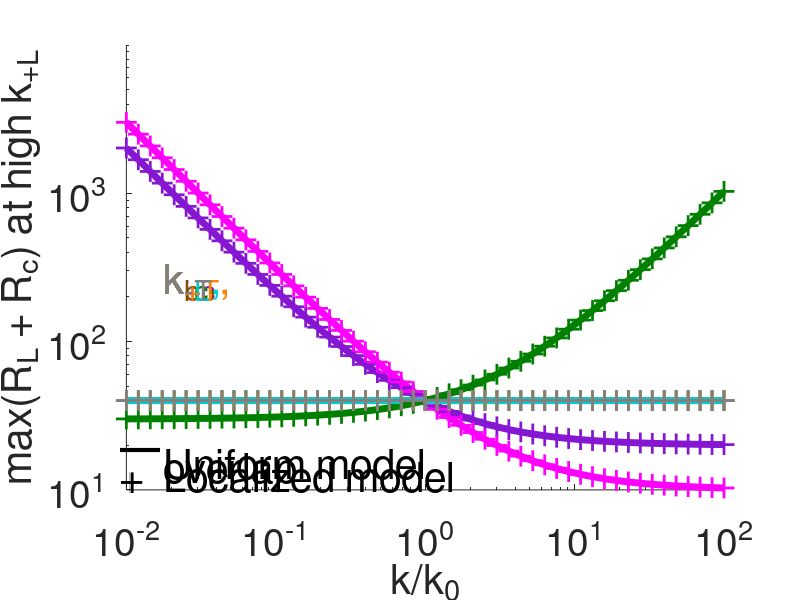

Reproduce this figure in MATLAB.
clc
clear 
close all

% Steady state panel C
%-------------------------------------------%

% define  model equations:

R_func = @(kp,kbi,kL,kL_neg,kc,kc_neg,ki) kp ./(((kL.*kL_neg) ./ (((kc.*kc_neg) ./ (kc_neg+ki)) -kL_neg - kc))+kbi+kL);
RL_func = @(R,kL,kL_neg,ki,kc,kc_neg) (R.*-kL) ./ (((kc.*kc_neg) ./ (kc_neg+ki)) -kL_neg - kc);
Rc_func = @(kc,kc_neg,ki,RL) (kc.*RL) ./(kc_neg+ki);

% Do for uniform model first 

% do kc max and half

clear kp kT kT_neg kc kc_neg ki kLT kL_neg kbi kL;

kc_0 = 0.1;
kc_vals = kc_0*logspace(-2,2,51);
for i=1:length(kc_vals)
    kp = 1;
    kc =  kc_vals(i);
    kc_neg = 0.05; 
    ki = 0.05;  
    kL_neg = 0.05; 
    kbi = 1*(3*10^-4); 
    kL = logspace(-5,5,501);
    
    R = R_func(kp,kbi,kL,kL_neg,kc,kc_neg,ki);
    RL = RL_func(R,kL,kL_neg,ki,kc,kc_neg);
    Rc = Rc_func(kc,kc_neg,ki,RL);
    
    maxsignal(i) = max(RL+Rc);
end

maxsignal_kc = maxsignal;


% do kcneg max and half

clear kp kT kT_neg kc kc_neg ki kLT kL_neg kbi kL;

kcneg_0 = 0.05;
kcneg_vals = kcneg_0*logspace(-2,2,51);
for i=1:length(kcneg_vals)
    kp = 1;
    kc =  kc_0;
    kc_neg = kcneg_vals(i);
    ki = 0.05; 
    kL_neg = 0.05;
    kbi = 1*(3*10^-4);
    kL = logspace(-5,5,501);
    
    R = R_func(kp,kbi,kL,kL_neg,kc,kc_neg,ki);
    RL = RL_func(R,kL,kL_neg,ki,kc,kc_neg);
    Rc = Rc_func(kc,kc_neg,ki,RL);
    
    maxsignal(i) = max(RL+Rc);
    
end

maxsignal_kcneg = maxsignal;


% do ki max and half

clear kp kT kT_neg kc kc_neg ki kLT kL_neg kbi kL;

ki_0 = 0.05;
ki_vals = ki_0*logspace(-2,2,51);
for i=1:length(ki_vals)
    kp = 1;
    kc =  kc_0;
    kc_neg = kcneg_0;
    ki = ki_vals(i); 
    kL_neg = 0.05; 
    kbi = 1*(3*10^-4);
    kL = logspace(-5,5,501);
    
    R = R_func(kp,kbi,kL,kL_neg,kc,kc_neg,ki);
    RL = RL_func(R,kL,kL_neg,ki,kc,kc_neg);
    Rc = Rc_func(kc,kc_neg,ki,RL);
    
    maxsignal(i) = max(RL+Rc);
end

maxsignal_ki = maxsignal;

% do kbi max and half

clear kp kT kT_neg kc kc_neg ki kLT kL_neg kbi kL;

kbi_0 = 3*10^-4;
kbi_vals = kbi_0*logspace(-2,2,51);
for i=1:length(kbi_vals)
    kp = 1;
    kc =  kc_0;
    kc_neg = kcneg_0;
    ki = ki_0; 
    kL_neg = 0.05; 
    kbi = kbi_vals(i);
    kL =logspace(-5,5,501);
    
    R = R_func(kp,kbi,kL,kL_neg,kc,kc_neg,ki);
    RL = RL_func(R,kL,kL_neg,ki,kc,kc_neg);
    Rc = Rc_func(kc,kc_neg,ki,RL);
    
    maxsignal(i) = max(RL+Rc);
end

maxsignal_kbi = maxsignal;

% do kLneg max and half

clear kp kT kT_neg kc kc_neg ki kLT kL_neg kbi kL;

kLneg_0 = 0.05;
kLneg_vals = kLneg_0*logspace(-2,2,51);
for i=1:length(kLneg_vals)
    kp = 1;
    kc =  kc_0;
    kc_neg = kcneg_0;
    ki = ki_0;  
    kL_neg = kLneg_vals(i); 
    kbi = kbi_0; %1/s
    kL = logspace(-5,5,501);
    
    R = R_func(kp,kbi,kL,kL_neg,kc,kc_neg,ki);
    RL = RL_func(R,kL,kL_neg,ki,kc,kc_neg);
    Rc = Rc_func(kc,kc_neg,ki,RL);
    
    maxsignal(i) = max(RL+Rc);
end

maxsignal_kLneg = maxsignal;


figure(1)
loglog(kc_vals/kc_0,maxsignal_kc,'-','color',[0.5210 0.0860 0.8190],'linewidth',5);
hold on
loglog(kcneg_vals/kcneg_0,maxsignal_kcneg,'-','color',[0 0.5 0],'linewidth',5);
loglog(ki_vals/ki_0,maxsignal_ki,'m','linewidth',5);
loglog(kbi_vals/kbi_0,maxsignal_kbi,'-','color',[0.5 0.3 0],'linewidth',5);
loglog(kLneg_vals/kLneg_0,maxsignal_kLneg,'-','color',[0, 0.8078, 0.8235],'linewidth',5);
set(gca','fontsize',14)
xlabel('k/k0','fontsize',16);
ylabel('max(R_L + R_c) at high k_{+L}','fontsize',16);


%----------------------%

clear R RL Rc kp kc kc_neg kL kL_neg ki kbi

% Do for localized model

% define localized model equations
% 
R_func = @(kp,kbi,kT,kL,kT_neg,kLT,kL_neg,kc,kc_neg,ki) kp ./(kbi + kT + kL - ((kT_neg.*kT)./(kT_neg+kLT)) + ((kL_neg .*(((kLT.*kT) ./ (kT_neg+kLT)) +kL) ./ (((kc.*kc_neg) ./ (kc_neg+ki)) -kL_neg - kc))));
T_func = @(R,kT,kT_neg,kLT) (kT.*R) ./ (kT_neg+kLT);
RL_func = @(R,kT,kT_neg, kLT,kL,kL_neg,ki,kc,kc_neg) -R.*(((kLT.*kT) ./ (kT_neg+kLT)) +kL)./ (((kc.*kc_neg) ./ (kc_neg+ki)) -kL_neg - kc);
Rc_func = @(kc,kc_neg,ki,RL) (kc.*RL) ./(kc_neg+ki);



% do kc max and half

clear kp kT kT_neg kc kc_neg ki kLT kL_neg kbi kL;

kc_0 = 0.1;
kc_vals = kc_0*logspace(-2,2,51);
for i=1:length(kc_vals)
    kp = 1;
    kT = (1/30); 
    kT_neg = 0.12;
    kc =  kc_vals(i); 
    kc_neg = 0.05; 
    ki = 0.05;  
    kLT = logspace(-5,5,501); 
    kL_neg = 0.05;
    kbi = 1*(3*10^-4);
    kL = 0.1*kLT;
    
    R = R_func(kp,kbi,kT,kL,kT_neg,kLT,kL_neg,kc,kc_neg,ki);
    T = T_func(R,kT,kT_neg,kLT);
    RL = RL_func(R,kT,kT_neg, kLT,kL,kL_neg,ki,kc,kc_neg);
    Rc = Rc_func(kc,kc_neg,ki,RL);
    
    maxsignal(i) = max(RL+Rc);
end

maxsignal_kc = maxsignal;


% do kcneg max and half

clear kp kT kT_neg kc kc_neg ki kLT kL_neg kbi kL;

kcneg_0 = 0.05;
kcneg_vals = kcneg_0*logspace(-2,2,51);
for i=1:length(kcneg_vals)
    kp = 1;
    kT = (1/30); 
    kT_neg = 0.12; 
    kc =  kc_0;
    kc_neg = kcneg_vals(i);
    ki = 0.05; 
    kLT = logspace(-5,5,501); 
    kL_neg = 0.05; 
    kbi = 1*(3*10^-4); 
    kL = 0.1*kLT;
    
    R = R_func(kp,kbi,kT,kL,kT_neg,kLT,kL_neg,kc,kc_neg,ki);
    T = T_func(R,kT,kT_neg,kLT);
    RL = RL_func(R,kT,kT_neg, kLT,kL,kL_neg,ki,kc,kc_neg);
    Rc = Rc_func(kc,kc_neg,ki,RL);
    
    maxsignal(i) = max(RL+Rc);
end

maxsignal_kcneg = maxsignal;


% do ki max and half

clear kp kT kT_neg kc kc_neg ki kLT kL_neg kbi kL;

ki_0 = 0.05;
ki_vals = ki_0*logspace(-2,2,51);
for i=1:length(ki_vals)
    kp = 1;
    kT = (1/30); 
    kT_neg = 0.12;
    kc =  kc_0; 
    kc_neg = kcneg_0;
    ki = ki_vals(i); 
    kLT = logspace(-5,5,501);
    kL_neg = 0.05; 
    kbi = 1*(3*10^-4); 
    kL = 0.1*kLT;
    
    R = R_func(kp,kbi,kT,kL,kT_neg,kLT,kL_neg,kc,kc_neg,ki);
    T = T_func(R,kT,kT_neg,kLT);
    RL = RL_func(R,kT,kT_neg, kLT,kL,kL_neg,ki,kc,kc_neg);
    Rc = Rc_func(kc,kc_neg,ki,RL);
    
    maxsignal(i) = max(RL+Rc);
end

maxsignal_ki = maxsignal;

% do kbi max and half

clear kp kT kT_neg kc kc_neg ki kLT kL_neg kbi kL;

kbi_0 = 3*10^-4;
kbi_vals = kbi_0*logspace(-2,2,51);
for i=1:length(kbi_vals)
    kp = 1;
    kT = (1/30);
    kT_neg = 0.12; 
    kc =  kc_0;
    kc_neg = kcneg_0;
    ki = ki_0; 
    kLT = logspace(-5,5,501); 
    kL_neg = 0.05;
    kbi = kbi_vals(i);
    kL = 0.1*kLT;
    
    R = R_func(kp,kbi,kT,kL,kT_neg,kLT,kL_neg,kc,kc_neg,ki);
    T = T_func(R,kT,kT_neg,kLT);
    RL = RL_func(R,kT,kT_neg, kLT,kL,kL_neg,ki,kc,kc_neg);
    Rc = Rc_func(kc,kc_neg,ki,RL);
    
    maxsignal(i) = max(RL+Rc);
end

maxsignal_kbi = maxsignal;

% do kLneg max and half

clear kp kT kT_neg kc kc_neg ki kLT kL_neg kbi kL;

kLneg_0 = 0.05;
kLneg_vals = kLneg_0*logspace(-2,2,51);
for i=1:length(kLneg_vals)
    kp = 1;
    kT = (1/30); 
    kT_neg = 0.12; 
    kc =  kc_0;
    kc_neg = kcneg_0;
    ki = ki_0; 
    kLT = logspace(-5,5,501); 
    kL_neg = kLneg_vals(i); 
    kbi = kbi_0; 
    kL = 0.1*kLT;
    
    R = R_func(kp,kbi,kT,kL,kT_neg,kLT,kL_neg,kc,kc_neg,ki);
    T = T_func(R,kT,kT_neg,kLT);
    RL = RL_func(R,kT,kT_neg, kLT,kL,kL_neg,ki,kc,kc_neg);
    Rc = Rc_func(kc,kc_neg,ki,RL);
    
    maxsignal(i) = max(RL+Rc);
end

maxsignal_kLneg = maxsignal;

% do kT max and half

clear kp kT kT_neg kc kc_neg ki kLT kL_neg kbi kL;

kT_0 = 1/30;
kT_vals = kT_0*logspace(-2,2,51);
for i=1:length(kT_vals)
    kp = 1;
    kT = kT_vals(i);
    kT_neg = 0.12; 
    kc =  kc_0;
    kc_neg = kcneg_0;
    ki = ki_0; 
    kLT = logspace(-5,5,501); 
    kL_neg = kLneg_0;
    kbi = kbi_0; 
    kL = 0.1*kLT;
    
    R = R_func(kp,kbi,kT,kL,kT_neg,kLT,kL_neg,kc,kc_neg,ki);
    T = T_func(R,kT,kT_neg,kLT);
    RL = RL_func(R,kT,kT_neg, kLT,kL,kL_neg,ki,kc,kc_neg);
    Rc = Rc_func(kc,kc_neg,ki,RL);
    
    maxsignal(i) = max(RL+Rc);
end

maxsignal_kT = maxsignal;

% do kTneg max and half

clear kp kT kT_neg kc kc_neg ki kLT kL_neg kbi kL;

kTneg_0 = 0.12;
kTneg_vals = kTneg_0*logspace(-2,2,51);
for i=1:length(kTneg_vals)
    kp = 1;
    kT = kT_0; 
    kT_neg = kTneg_vals(i); 
    kc =  kc_0;
    kc_neg = kcneg_0;
    ki = ki_0;
    kLT = logspace(-5,5,501); 
    kL_neg = kLneg_0; 
    kbi = kbi_0; 
    kL = 0.1*kLT;
    
    R = R_func(kp,kbi,kT,kL,kT_neg,kLT,kL_neg,kc,kc_neg,ki);
    T = T_func(R,kT,kT_neg,kLT);
    RL = RL_func(R,kT,kT_neg, kLT,kL,kL_neg,ki,kc,kc_neg);
    Rc = Rc_func(kc,kc_neg,ki,RL);
    
    maxsignal(i) = max(RL+Rc);
end

maxsignal_kTneg = maxsignal;

figure(1)
set(gca','fontsize',28)
loglog(kc_vals/kc_0,maxsignal_kc,'+','color',[0.5210 0.0860 0.8190],'linewidth',2,'markersize',15);
hold on
loglog(kcneg_vals/kcneg_0,maxsignal_kcneg,'+','color',[0 0.5 0],'linewidth',2,'markersize',15);
loglog(ki_vals/ki_0,maxsignal_ki,'m+','linewidth',2,'markersize',15);
loglog(kbi_vals/kbi_0,maxsignal_kbi,'+','color',[0.5 0.3 0],'Linewidth',2,'markersize',15);
loglog(kLneg_vals/kLneg_0,maxsignal_kLneg,'+','color',[0, 0.8078, 0.8235],'linewidth',2,'markersize',15);
loglog(kT_vals/kT_0,maxsignal_kT,'+','color',[1 0.5 0],'linewidth',2,'markersize',15);
loglog(kTneg_vals/kTneg_0,maxsignal_kTneg,'+',"Color",[0.5 0.5 0.5],'linewidth',2,'markersize',15);
xlabel('k/k_0','fontsize',30);
ylabel('max(R_L + R_c) at high k_{+L}','fontsize',30);
set(gcf,'Color','white')
yticks([10^1 10^2 10^3])
%axis tight
box off
%legend('uniform:k_{+c}','uniform:k_{-c}','uniform:k_i','uniform:k_{bi}','uniform:k_{-L}','localized: k_{+c}','localized: k_{-c}','localized: k_i','localized: k_{bi}','localized: k_{-L}','localized: k_{+T}','localized: k_{-T}','fontsize',10,Fontsize=8,location = 'west');

%legend box off
%%

% Plot colours
% Default uniform params will be blue and default localized will be red
% kT = Orange
% kT_neg = gray
% kc = purple
% kc_neg = green
% kL_neg = cyan
% ki = magenta
% kbi = brown

% additional for legend

% Line 1 (solid)
% Making line
annotation('line', [0.15 0.2], [0.25 0.25], 'LineWidth', 3, 'Color', 'k');
% Making text
annotation('textbox', [0.205 0.2 0.15 0.05], 'String', 'Uniform model', ...
           'LineStyle', 'none', 'VerticalAlignment', 'middle','FontSize', 30);

% Line 2 (dashed)
% Making text
annotation('textbox', [0.15 0.18 0.15 0.05], 'String', '+', ...
           'LineStyle', 'none', 'VerticalAlignment', 'middle','FontSize', 30);

% Making text
annotation('textbox', [0.205 0.18 0.15 0.05], 'String', 'Localized model', ...
           'LineStyle', 'none', 'VerticalAlignment', 'middle','FontSize', 30);

% Making text
annotation('textbox', [0.205 0.18 0.15 0.05], 'String', 'overlap', ...
           'LineStyle', 'none', 'VerticalAlignment', 'middle','FontSize', 30);

% for curves

% Make additional text for legend
annotation('textbox', [0.205 0.5 0.15 0.05], 'String', 'k_{+c}', 'Color',[0.5210 0.0860 0.8190],...
           'LineStyle', 'none','FontSize', 30);


% Make additional text for legend
annotation('textbox', [0.205 0.5 0.15 0.05], 'String', 'k_{-c}', 'color',[0 0.5 0],...
           'LineStyle', 'none','FontSize', 30);


% Make additional text for legend
annotation('textbox', [0.205 0.5 0.15 0.05], 'String', 'k_{i}', 'Color','m',...
           'LineStyle', 'none','FontSize', 30);


% Make additional text for legend
annotation('textbox', [0.205 0.5 0.15 0.05], 'String', 'k_{bi},', 'Color',[0.5 0.3 0],...
           'LineStyle', 'none','FontSize', 30);


% Make additional text for legend
annotation('textbox', [0.205 0.5 0.15 0.05], 'String', 'k_{-L},', 'color',[0, 0.8078, 0.8235],...
           'LineStyle', 'none','FontSize', 30);


% Make additional text for legend
annotation('textbox', [0.205 0.5 0.15 0.05], 'String', 'k_{+T},', 'Color',[1 0.5, 0],...
           'LineStyle', 'none','FontSize', 30);


% Make additional text for legend
annotation('textbox', [0.205 0.5 0.15 0.05], 'String', 'k_{-T}', 'Color',[0.5 0.5 0.5],...
           'LineStyle', 'none','FontSize', 30);
